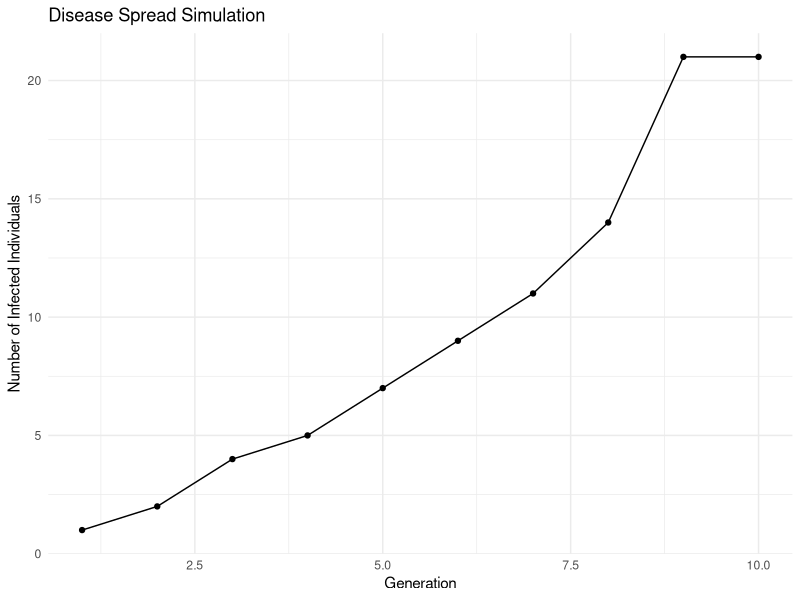

Recreate this plot in R.
## ---- chunk 1
knitr::opts_chunk$set(echo = TRUE)
library(ggplot2)
library(dplyr)

simulate_disease_spread <- function(initial_infecteds = 1, max_generations = 10) {
  set.seed(123) # For reproducibility
  
  # Initialize data frame to store results
  results <- data.frame(Generation = integer(),
                        Infected = integer())
  
  current_generation <- 1
  current_infected <- initial_infecteds
  
  while (current_generation <= max_generations) {
    # Append current results
    results <- rbind(results, data.frame(Generation = current_generation,
                                         Infected = current_infected))
    
    # Calculate new infections
    new_infected <- 0
    for (i in 1:current_infected) {
      num_infected <- sample(0:3, 1) # Randomly choose 0, 1, 2, or 3
      new_infected <- new_infected + num_infected
    }
    
    # Update the number of infected for the next generation
    current_infected <- new_infected
    current_generation <- current_generation + 1
  }
  
  return(results)
}

# Parameters
initial_infecteds <- 1
max_generations <- 10

# Run simulation
simulation_results <- simulate_disease_spread(initial_infecteds, max_generations)

# Print results
print(simulation_results)

ggplot(simulation_results, aes(x = Generation, y = Infected)) +
  geom_line() +
  geom_point() +
  labs(title = "Disease Spread Simulation",
       x = "Generation",
       y = "Number of Infected Individuals") +
  theme_minimal()



